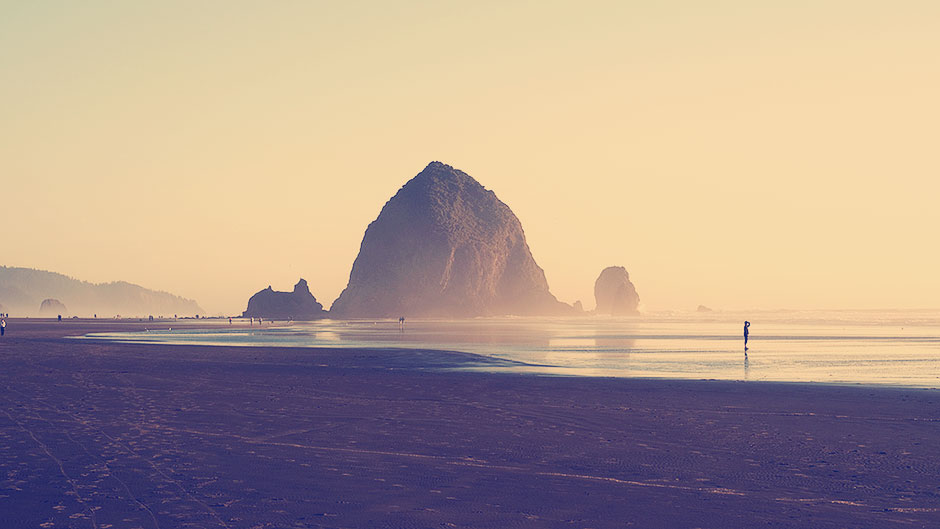
#> input picture assets/images/example-slide-1.jpg, 940 x 529 px
$ python prac.py
#> lines starting #> are read from the running program, lines starting #| are printed output that depends on the picture
# [11 lines of commented-out code are left out]

import cv2
file = input("Enter the image path : ")
#> the answer given: example-slide-1.jpg
image = cv2.imread(file)
#> image is the input picture: shape (529, 940, 3); mean B, G, R 143.9, 155, 175.3
image = ~image
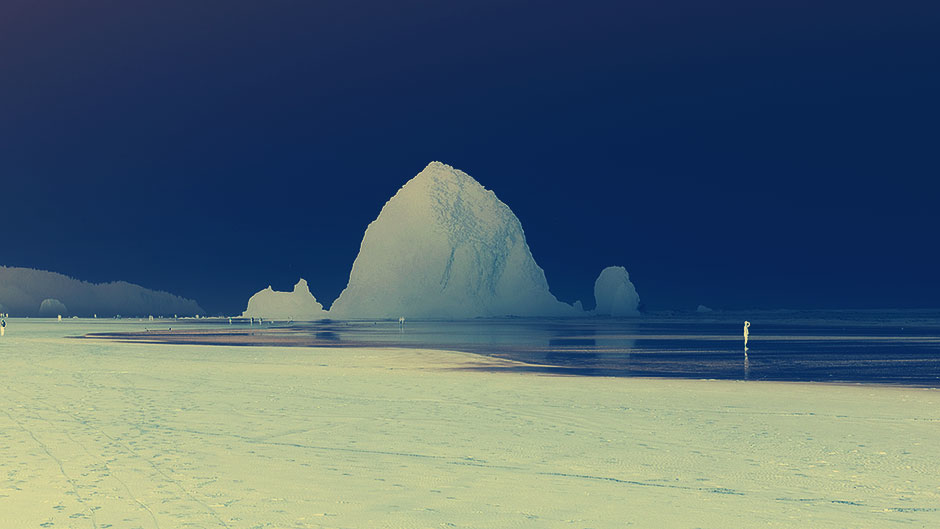
#> image: shape (529, 940, 3); mean B, G, R 111.1, 100, 79.7
cv2.imwrite(f"{file}_inv.png",image)

$ run again, on assets/images/example-slide-3.jpg
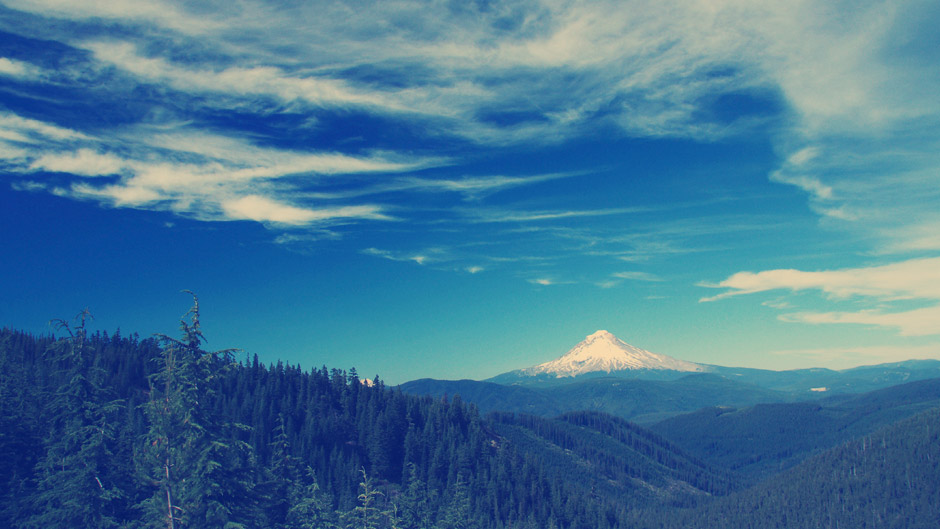
#> input picture assets/images/example-slide-3.jpg, 940 x 529 px
#> image is the input picture: shape (529, 940, 3); mean B, G, R 149.7, 118.4, 68.8
#> `image = ~image`:
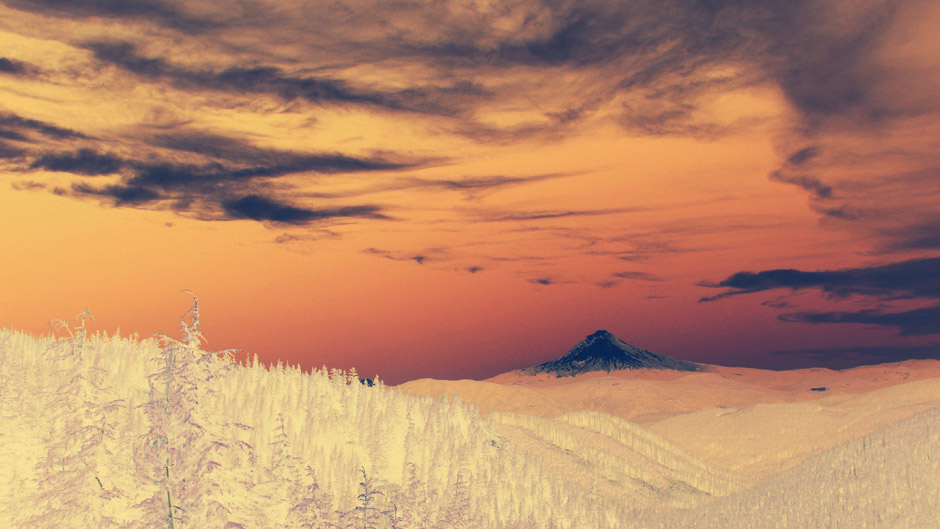
#> image: shape (529, 940, 3); mean B, G, R 105.3, 136.6, 186.2

$ run again, on assets/images/example-slide-4.jpg
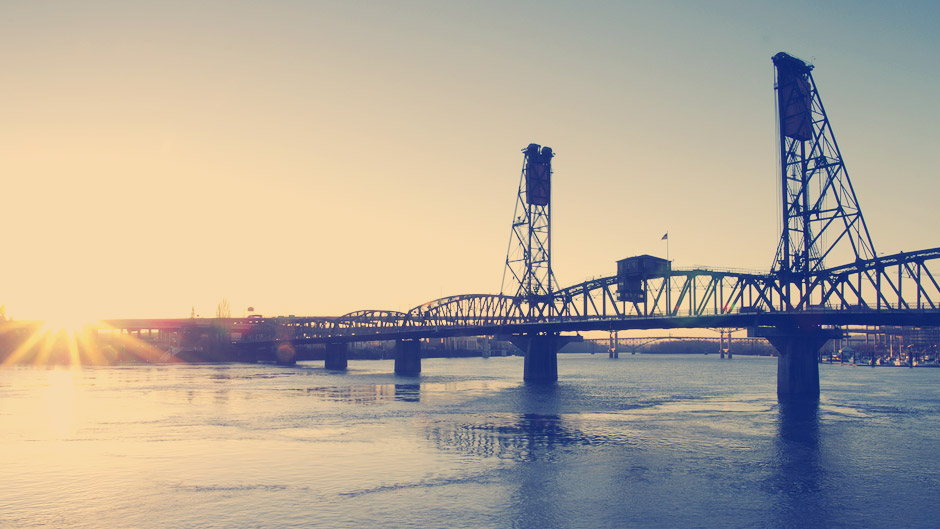
#> input picture assets/images/example-slide-4.jpg, 940 x 529 px
#> image is the input picture: shape (529, 940, 3); mean B, G, R 154.6, 167.8, 177.6
#> `image = ~image`:
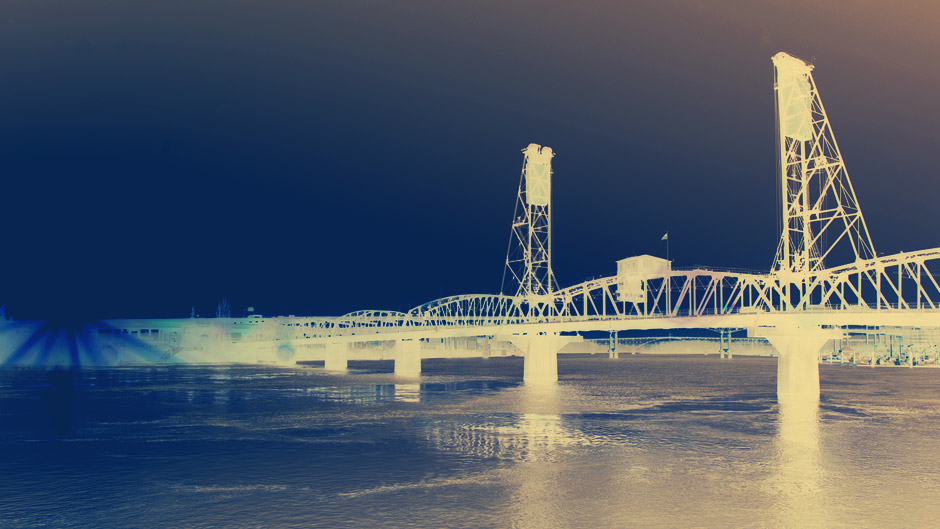
#> image: shape (529, 940, 3); mean B, G, R 100.4, 87.2, 77.4
